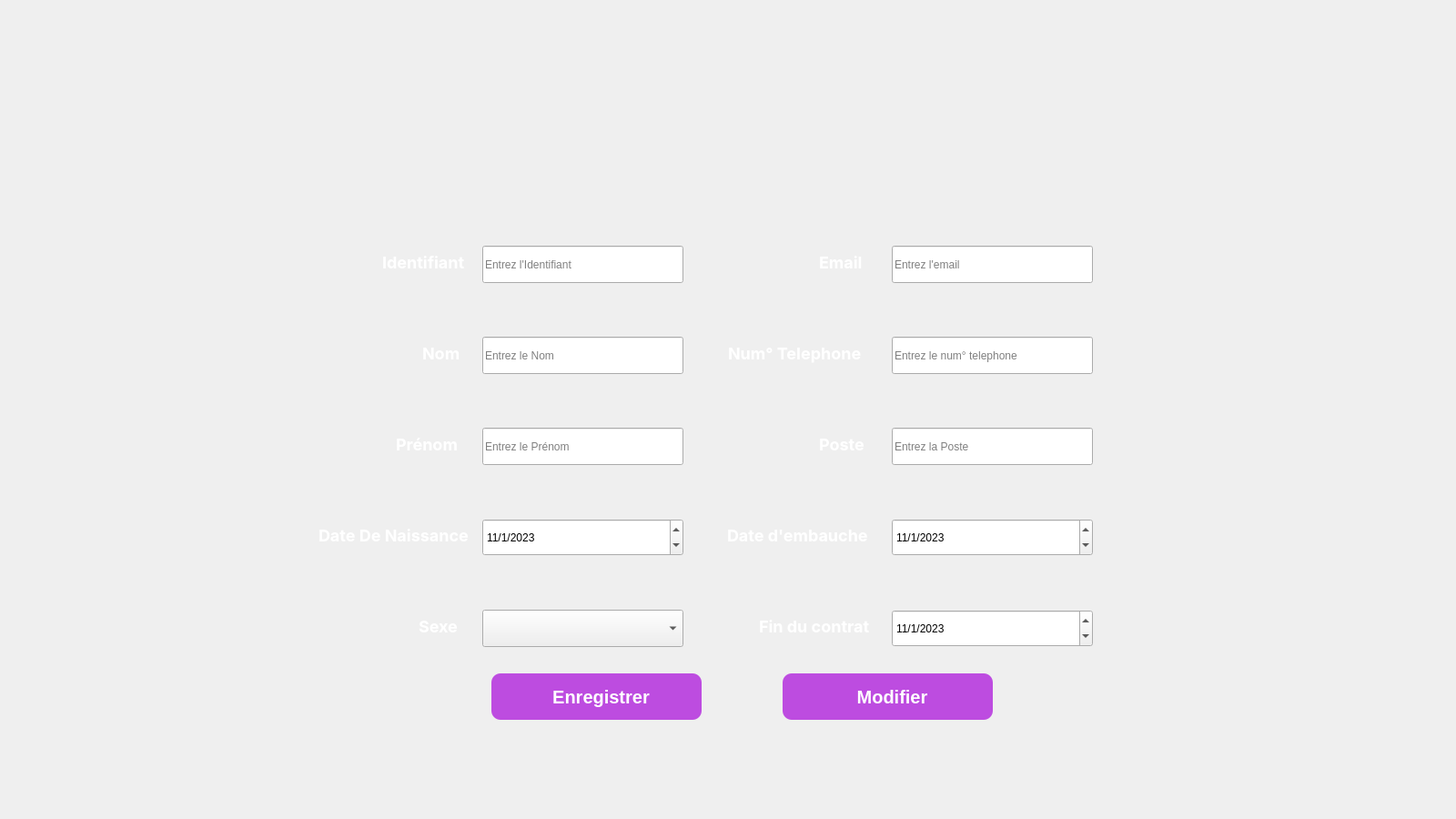
<?xml version="1.0" encoding="UTF-8"?>
<ui version="4.0">
 <class>ajout</class>
 <widget class="QDialog" name="ajout">
  <property name="enabled">
   <bool>true</bool>
  </property>
  <property name="geometry">
   <rect>
    <x>0</x>
    <y>0</y>
    <width>1600</width>
    <height>900</height>
   </rect>
  </property>
  <property name="windowTitle">
   <string>Dialog</string>
  </property>
  <property name="styleSheet">
   <string notr="true">background-image:url(C:/Users/MSI/Downloads/ajouter employe (1).png);

</string>
  </property>
  <widget class="QLabel" name="label">
   <property name="geometry">
    <rect>
     <x>420</x>
     <y>273</y>
     <width>101</width>
     <height>31</height>
    </rect>
   </property>
   <property name="font">
    <font>
     <family>Inter</family>
     <pointsize>-1</pointsize>
     <weight>75</weight>
     <italic>false</italic>
     <bold>true</bold>
    </font>
   </property>
   <property name="styleSheet">
    <string notr="true">color: rgb(255, 255, 255);
font-feature-settings: 'clig' off, 'liga' off;
font-family: Inter;
font-size: 18px;
font-style: normal;
font-weight: 600;
line-height: 36px; 
background : none;</string>
   </property>
   <property name="text">
    <string>Identifiant</string>
   </property>
  </widget>
  <widget class="QLineEdit" name="id">
   <property name="geometry">
    <rect>
     <x>530</x>
     <y>270</y>
     <width>221</width>
     <height>41</height>
    </rect>
   </property>
   <property name="inputMask">
    <string/>
   </property>
   <property name="text">
    <string/>
   </property>
   <property name="placeholderText">
    <string>Entrez l'Identifiant</string>
   </property>
  </widget>
  <widget class="QLineEdit" name="nom">
   <property name="geometry">
    <rect>
     <x>530</x>
     <y>370</y>
     <width>221</width>
     <height>41</height>
    </rect>
   </property>
   <property name="placeholderText">
    <string>Entrez le Nom</string>
   </property>
  </widget>
  <widget class="QLineEdit" name="prenom">
   <property name="geometry">
    <rect>
     <x>530</x>
     <y>470</y>
     <width>221</width>
     <height>41</height>
    </rect>
   </property>
   <property name="placeholderText">
    <string>Entrez le Prénom</string>
   </property>
  </widget>
  <widget class="QLabel" name="label_2">
   <property name="geometry">
    <rect>
     <x>464</x>
     <y>373</y>
     <width>51</width>
     <height>31</height>
    </rect>
   </property>
   <property name="font">
    <font>
     <family>Inter</family>
     <pointsize>-1</pointsize>
     <weight>75</weight>
     <italic>false</italic>
     <bold>true</bold>
    </font>
   </property>
   <property name="styleSheet">
    <string notr="true">color: rgb(255, 255, 255);
font-feature-settings: 'clig' off, 'liga' off;
font-family: Inter;
font-size: 18px;
font-style: normal;
font-weight: 600;
line-height: 36px; 
background : none;</string>
   </property>
   <property name="text">
    <string>Nom</string>
   </property>
  </widget>
  <widget class="QLabel" name="label_3">
   <property name="geometry">
    <rect>
     <x>435</x>
     <y>473</y>
     <width>71</width>
     <height>31</height>
    </rect>
   </property>
   <property name="font">
    <font>
     <family>Inter</family>
     <pointsize>-1</pointsize>
     <weight>75</weight>
     <italic>false</italic>
     <bold>true</bold>
    </font>
   </property>
   <property name="styleSheet">
    <string notr="true">color: rgb(255, 255, 255);
font-feature-settings: 'clig' off, 'liga' off;
font-family: Inter;
font-size: 18px;
font-style: normal;
font-weight: 600;
line-height: 36px; 
background : none;</string>
   </property>
   <property name="text">
    <string>Prénom</string>
   </property>
  </widget>
  <widget class="QLabel" name="label_4">
   <property name="geometry">
    <rect>
     <x>350</x>
     <y>573</y>
     <width>181</width>
     <height>31</height>
    </rect>
   </property>
   <property name="font">
    <font>
     <family>Inter</family>
     <pointsize>-1</pointsize>
     <weight>75</weight>
     <italic>false</italic>
     <bold>true</bold>
    </font>
   </property>
   <property name="styleSheet">
    <string notr="true">color: rgb(255, 255, 255);
font-feature-settings: 'clig' off, 'liga' off;
font-family: Inter;
font-size: 18px;
font-style: normal;
font-weight: 600;
line-height: 36px; 
background : none;</string>
   </property>
   <property name="text">
    <string>Date De Naissance</string>
   </property>
  </widget>
  <widget class="QDateEdit" name="date">
   <property name="geometry">
    <rect>
     <x>530</x>
     <y>570</y>
     <width>221</width>
     <height>41</height>
    </rect>
   </property>
   <property name="styleSheet">
    <string notr="true"/>
   </property>
   <property name="displayFormat">
    <string>d/M/yyyy</string>
   </property>
   <property name="date">
    <date>
     <year>2023</year>
     <month>1</month>
     <day>11</day>
    </date>
   </property>
  </widget>
  <widget class="QLabel" name="label_5">
   <property name="geometry">
    <rect>
     <x>460</x>
     <y>673</y>
     <width>71</width>
     <height>31</height>
    </rect>
   </property>
   <property name="font">
    <font>
     <family>Inter</family>
     <pointsize>-1</pointsize>
     <weight>75</weight>
     <italic>false</italic>
     <bold>true</bold>
    </font>
   </property>
   <property name="styleSheet">
    <string notr="true">color: rgb(255, 255, 255);
font-feature-settings: 'clig' off, 'liga' off;
font-family: Inter;
font-size: 18px;
font-style: normal;
font-weight: 600;
line-height: 36px; 
background : none;</string>
   </property>
   <property name="text">
    <string>Sexe</string>
   </property>
  </widget>
  <widget class="QComboBox" name="sexe">
   <property name="geometry">
    <rect>
     <x>530</x>
     <y>670</y>
     <width>221</width>
     <height>41</height>
    </rect>
   </property>
   <property name="currentText">
    <string/>
   </property>
  </widget>
  <widget class="QLineEdit" name="email">
   <property name="geometry">
    <rect>
     <x>980</x>
     <y>270</y>
     <width>221</width>
     <height>41</height>
    </rect>
   </property>
   <property name="inputMask">
    <string/>
   </property>
   <property name="text">
    <string/>
   </property>
   <property name="placeholderText">
    <string>Entrez l'email</string>
   </property>
  </widget>
  <widget class="QLabel" name="label_6">
   <property name="geometry">
    <rect>
     <x>900</x>
     <y>273</y>
     <width>71</width>
     <height>31</height>
    </rect>
   </property>
   <property name="font">
    <font>
     <family>Inter</family>
     <pointsize>-1</pointsize>
     <weight>75</weight>
     <italic>false</italic>
     <bold>true</bold>
    </font>
   </property>
   <property name="styleSheet">
    <string notr="true">color: rgb(255, 255, 255);
font-feature-settings: 'clig' off, 'liga' off;
font-family: Inter;
font-size: 18px;
font-style: normal;
font-weight: 600;
line-height: 36px; 
background : none;</string>
   </property>
   <property name="text">
    <string>Email</string>
   </property>
  </widget>
  <widget class="QLineEdit" name="num">
   <property name="geometry">
    <rect>
     <x>980</x>
     <y>370</y>
     <width>221</width>
     <height>41</height>
    </rect>
   </property>
   <property name="inputMask">
    <string/>
   </property>
   <property name="text">
    <string/>
   </property>
   <property name="placeholderText">
    <string>Entrez le num° telephone</string>
   </property>
  </widget>
  <widget class="QLabel" name="label_7">
   <property name="geometry">
    <rect>
     <x>800</x>
     <y>373</y>
     <width>171</width>
     <height>31</height>
    </rect>
   </property>
   <property name="font">
    <font>
     <family>Inter</family>
     <pointsize>-1</pointsize>
     <weight>75</weight>
     <italic>false</italic>
     <bold>true</bold>
    </font>
   </property>
   <property name="styleSheet">
    <string notr="true">color: rgb(255, 255, 255);
font-feature-settings: 'clig' off, 'liga' off;
font-family: Inter;
font-size: 18px;
font-style: normal;
font-weight: 600;
line-height: 36px; 
background : none;</string>
   </property>
   <property name="text">
    <string>Num° Telephone</string>
   </property>
  </widget>
  <widget class="QLineEdit" name="poste">
   <property name="geometry">
    <rect>
     <x>980</x>
     <y>470</y>
     <width>221</width>
     <height>41</height>
    </rect>
   </property>
   <property name="inputMask">
    <string/>
   </property>
   <property name="text">
    <string/>
   </property>
   <property name="placeholderText">
    <string>Entrez la Poste</string>
   </property>
  </widget>
  <widget class="QLabel" name="label_8">
   <property name="geometry">
    <rect>
     <x>900</x>
     <y>473</y>
     <width>71</width>
     <height>31</height>
    </rect>
   </property>
   <property name="font">
    <font>
     <family>Inter</family>
     <pointsize>-1</pointsize>
     <weight>75</weight>
     <italic>false</italic>
     <bold>true</bold>
    </font>
   </property>
   <property name="styleSheet">
    <string notr="true">color: rgb(255, 255, 255);
font-feature-settings: 'clig' off, 'liga' off;
font-family: Inter;
font-size: 18px;
font-style: normal;
font-weight: 600;
line-height: 36px; 
background : none;</string>
   </property>
   <property name="text">
    <string>Poste</string>
   </property>
  </widget>
  <widget class="QLabel" name="label_9">
   <property name="geometry">
    <rect>
     <x>799</x>
     <y>573</y>
     <width>181</width>
     <height>31</height>
    </rect>
   </property>
   <property name="font">
    <font>
     <family>Inter</family>
     <pointsize>-1</pointsize>
     <weight>75</weight>
     <italic>false</italic>
     <bold>true</bold>
    </font>
   </property>
   <property name="styleSheet">
    <string notr="true">color: rgb(255, 255, 255);
font-feature-settings: 'clig' off, 'liga' off;
font-family: Inter;
font-size: 18px;
font-style: normal;
font-weight: 600;
line-height: 36px; 
background : none;</string>
   </property>
   <property name="text">
    <string>Date d'embauche</string>
   </property>
  </widget>
  <widget class="QDateEdit" name="date1">
   <property name="geometry">
    <rect>
     <x>980</x>
     <y>570</y>
     <width>221</width>
     <height>41</height>
    </rect>
   </property>
   <property name="styleSheet">
    <string notr="true"/>
   </property>
   <property name="displayFormat">
    <string>d/M/yyyy</string>
   </property>
   <property name="date">
    <date>
     <year>2023</year>
     <month>1</month>
     <day>11</day>
    </date>
   </property>
  </widget>
  <widget class="QLabel" name="label_10">
   <property name="geometry">
    <rect>
     <x>834</x>
     <y>673</y>
     <width>141</width>
     <height>31</height>
    </rect>
   </property>
   <property name="font">
    <font>
     <family>Inter</family>
     <pointsize>-1</pointsize>
     <weight>75</weight>
     <italic>false</italic>
     <bold>true</bold>
    </font>
   </property>
   <property name="styleSheet">
    <string notr="true">color: rgb(255, 255, 255);
font-feature-settings: 'clig' off, 'liga' off;
font-family: Inter;
font-size: 18px;
font-style: normal;
font-weight: 600;
line-height: 36px; 
background : none;</string>
   </property>
   <property name="text">
    <string>Fin du contrat</string>
   </property>
  </widget>
  <widget class="QDateEdit" name="date2">
   <property name="geometry">
    <rect>
     <x>980</x>
     <y>670</y>
     <width>221</width>
     <height>41</height>
    </rect>
   </property>
   <property name="styleSheet">
    <string notr="true"/>
   </property>
   <property name="displayFormat">
    <string>d/M/yyyy</string>
   </property>
   <property name="date">
    <date>
     <year>2023</year>
     <month>1</month>
     <day>11</day>
    </date>
   </property>
  </widget>
  <widget class="QPushButton" name="eng">
   <property name="geometry">
    <rect>
     <x>540</x>
     <y>740</y>
     <width>231</width>
     <height>51</height>
    </rect>
   </property>
   <property name="font">
    <font>
     <family>Arial</family>
     <pointsize>-1</pointsize>
     <weight>75</weight>
     <bold>true</bold>
    </font>
   </property>
   <property name="styleSheet">
    <string notr="true">
QPushButton
{
	background:none;
	text-align: center;
    padding-left:10px;
	border-radius: 10px;
    
	background-color :  rgba(189, 76, 224, 1);
color:#fff;
    font-family: Arial, sans-serif; 
    font-size: 20px;
    font-weight: bold; 
} 
QPushButton:hover
{
	border : 2px solid  rgba(189, 76, 224, 1);	
	background-color: rgba(84, 16, 149, 1);

}
</string>
   </property>
   <property name="text">
    <string>Enregistrer</string>
   </property>
  </widget>
  <widget class="QPushButton" name="modifier">
   <property name="geometry">
    <rect>
     <x>860</x>
     <y>740</y>
     <width>231</width>
     <height>51</height>
    </rect>
   </property>
   <property name="font">
    <font>
     <family>Arial</family>
     <pointsize>-1</pointsize>
     <weight>75</weight>
     <bold>true</bold>
    </font>
   </property>
   <property name="styleSheet">
    <string notr="true">
QPushButton
{
	background:none;
	text-align: center;
    padding-left:10px;
	border-radius: 10px;
    
	background-color :  rgba(189, 76, 224, 1);
color:#fff;
    font-family: Arial, sans-serif; 
    font-size: 20px;
    font-weight: bold; 
} 
QPushButton:hover
{
	border : 2px solid  rgba(189, 76, 224, 1);	
	background-color: rgba(84, 16, 149, 1);

}
</string>
   </property>
   <property name="text">
    <string>Modifier</string>
   </property>
  </widget>
 </widget>
 <resources/>
 <connections/>
</ui>
